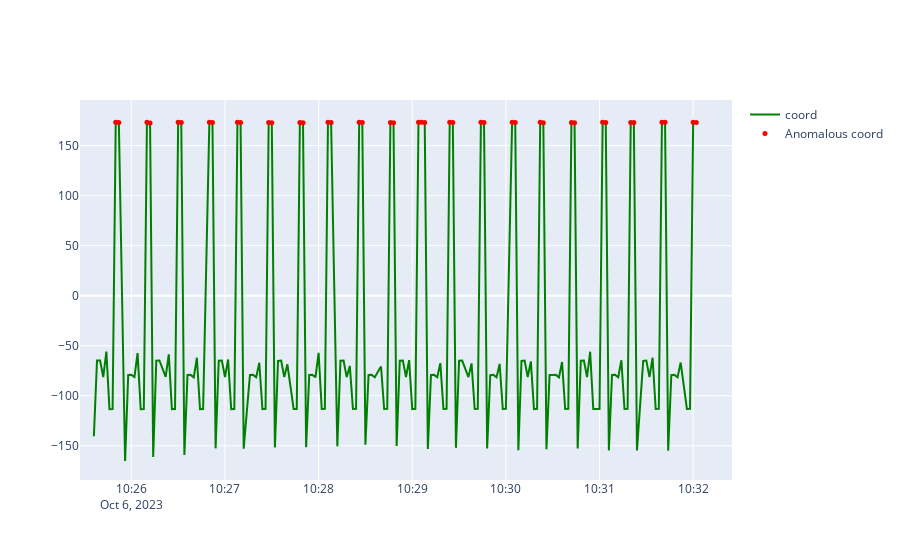

Notebook source saved alongside this figure:
### Code cell
import plotly.graph_objects as go
# Create a new figure
fig = go.Figure()


# Add a line for the actual load
fig.add_trace(go.Scatter(
    x=anom_data.index,
    y=anom_data["coord"],
    mode='lines',
    name='coord',
    line=dict(color='green'),  # specify line color here
))

# Add a line for the anomalous load
fig.add_trace(go.Scatter(
    x=anom_data[anom_data['is_anomalous']].index,
    y=anom_data[anom_data['is_anomalous']]["coord"],
    mode='markers',
    name='Anomalous coord',
    marker=dict(color='red', size=5),  # specify marker color and size here
))

# Show the plot
fig.show()

### Figure 1 — Plotly figure (JSON) as saved in the notebook; plotly's stock layout.template omitted (floating-point values rounded to 4 significant figures; data arrays with more than 128 entries replaced by an {"elided": "..."} marker saying what was removed)
{"data": [{"line": {"color": "green"}, "mode": "lines", "name": "coord", "type": "scatter", "x": {"elided": "194 str values"}, "y": {"elided": "194 float values"}}, {"marker": {"color": "red", "size": 5}, "mode": "markers", "name": "Anomalous coord", "type": "scatter", "x": ["2023-10-06T10:25:50", "2023-10-06T10:25:52", "2023-10-06T10:26:10", "2023-10-06T10:26:12", "2023-10-06T10:26:30", "2023-10-06T10:26:32", "2023-10-06T10:26:50", "2023-10-06T10:26:52", "2023-10-06T10:27:08", "2023-10-06T10:27:10", "2023-10-06T10:27:28", "2023-10-06T10:27:30", "2023-10-06T10:27:48", "2023-10-06T10:27:50", "2023-10-06T10:28:06", "2023-10-06T10:28:08", "2023-10-06T10:28:26", "2023-10-06T10:28:28", "2023-10-06T10:28:46", "2023-10-06T10:28:48", "2023-10-06T10:29:04", "2023-10-06T10:29:06", "2023-10-06T10:29:08", "2023-10-06T10:29:24", "2023-10-06T10:29:26", "2023-10-06T10:29:44", "2023-10-06T10:29:46", "2023-10-06T10:30:04", "2023-10-06T10:30:06", "2023-10-06T10:30:22", "2023-10-06T10:30:24", "2023-10-06T10:30:42", "2023-10-06T10:30:44", "2023-10-06T10:31:02", "2023-10-06T10:31:04", "2023-10-06T10:31:20", "2023-10-06T10:31:22", "2023-10-06T10:31:40", "2023-10-06T10:31:42", "2023-10-06T10:32:00", "2023-10-06T10:32:02"], "y": [173.3, 173.0, 173.3, 172.7, 173.3, 173.1, 173.4, 173.0, 173.3, 173.1, 173.1, 172.9, 173.2, 172.9, 173.5, 173.1, 173.3, 173.0, 173.2, 172.9, 173.4, 173.3, 173.1, 173.3, 173.1, 173.3, 173.1, 173.3, 173.1, 173.3, 172.9, 173.2, 172.9, 173.4, 173.1, 173.2, 173.1, 173.4, 173.2, 173.3, 173.1]}], "layout": {}}
